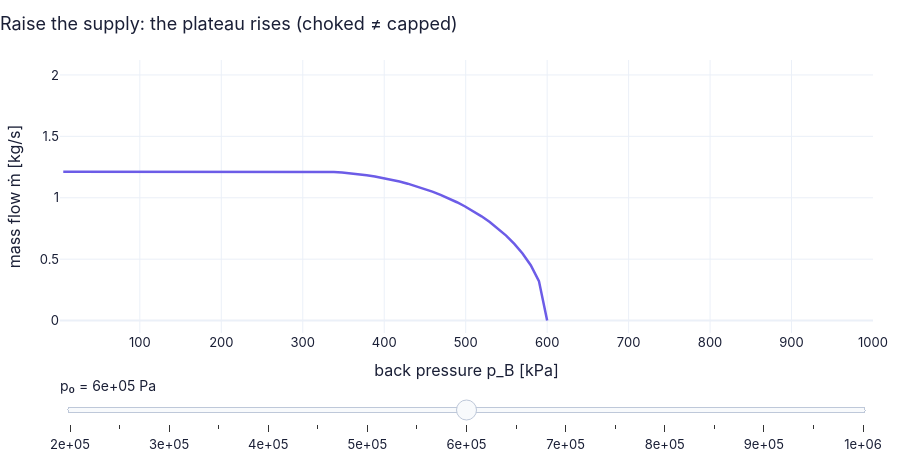

The notebook cell saved with this chart:
### Markdown cell above
📝 **Note.** **N74 [B]** **Choking:** with the exit sonic the flow upstream no longer responds to $p_B$, and $\dot m=\dot m_{\max}$ of
$\dot m_{\max}=p_0A^*\sqrt{\dfrac{\gamma}{RT_0}}\left(\dfrac{2}{\gamma+1}\right)^{(\gamma+1)/(2(\gamma-1))}$ (ours).

> ⚠️ **Common confusion** (trap T10): "choked" does not mean the flow cannot be raised — it is the most the throat
passes *for this supply*. Raise $p_0$ or lower $T_0$ and it rises ($\dot m\propto p_0/\sqrt{T_0}$).

### Code cell
def by_p0(p0):                                               # mass flow against back pressure for one supply pressure
    pB = np.linspace(0.01, 1.0, 60) * p0                     # back pressures up to the supply [Pa]
    m = [GD.convergent_nozzle(p0, noz["T0"], v, noz["A_t"], air)["mdot"] for v in pB]   # D19 at each back pressure
    return {"ṁ [kg/s]": (pB / 1e3, m)}                       # x in kPa
fig_a = slider_figure(by_p0, "p₀", np.linspace(2e5, 1e6, 17), unit="Pa", xlabel="back pressure p_B [kPa]",   # slider over the supply pressure
                      ylabel="mass flow ṁ [kg/s]", title="Raise the supply: the plateau rises (choked ≠ capped)")   # the message
fig_a.show()   # display
def by_T0(T0):                                               # the same for one supply temperature
    pB = np.linspace(0.01, 1.0, 60) * noz["p0"]
    m = [GD.convergent_nozzle(noz["p0"], T0, v, noz["A_t"], air)["mdot"] for v in pB]   # D19 at each back pressure
    return {"ṁ [kg/s]": (pB / 1e3, m)}   # x in kPa
fig_b = slider_figure(by_T0, "T₀", np.linspace(300.0, 1200.0, 19), unit="K", xlabel="back pressure p_B [kPa]",   # slider over the supply temperature
                      ylabel="mass flow ṁ [kg/s]", title="Heat the supply: the plateau falls like 1/√T₀")   # the message
fig_b.show()   # display
